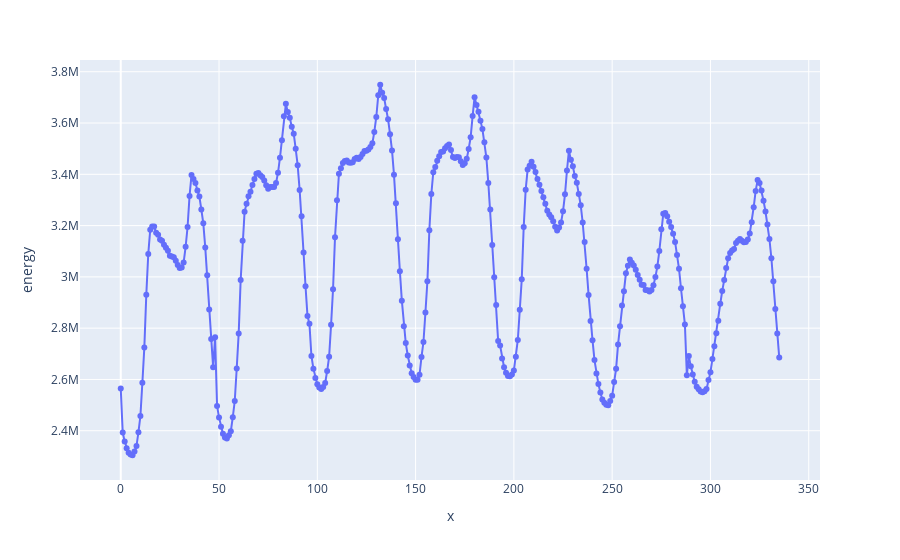

Source (notebook cell):
### Code cell
fig = px.line(df_agg.reset_index(), x=df_agg.index, y='energy', markers=True, hover_data='Time')
fig.show()

### Figure 1 — Plotly figure (JSON) as saved in the notebook; plotly's stock layout.template omitted (floating-point values rounded to 4 significant figures; data arrays with more than 128 entries replaced by an {"elided": "..."} marker saying what was removed)
{"data": [{"customdata": {"elided": "336x1 str values"}, "hovertemplate": "x=%{x}<br>energy=%{y}<br>Time=%{customdata[0]}<extra></extra>", "legendgroup": "", "line": {"color": "#636efa", "dash": "solid"}, "marker": {"symbol": "circle"}, "mode": "markers+lines", "name": "", "orientation": "v", "showlegend": false, "x": {"elided": "336 int values"}, "xaxis": "x", "y": {"elided": "336 float values"}, "yaxis": "y", "type": "scatter"}], "layout": {"xaxis": {"anchor": "y", "domain": [0.0, 1.0], "title": {"text": "x"}}, "yaxis": {"anchor": "x", "domain": [0.0, 1.0], "title": {"text": "energy"}}, "legend": {"tracegroupgap": 0}, "margin": {"t": 60}}}
